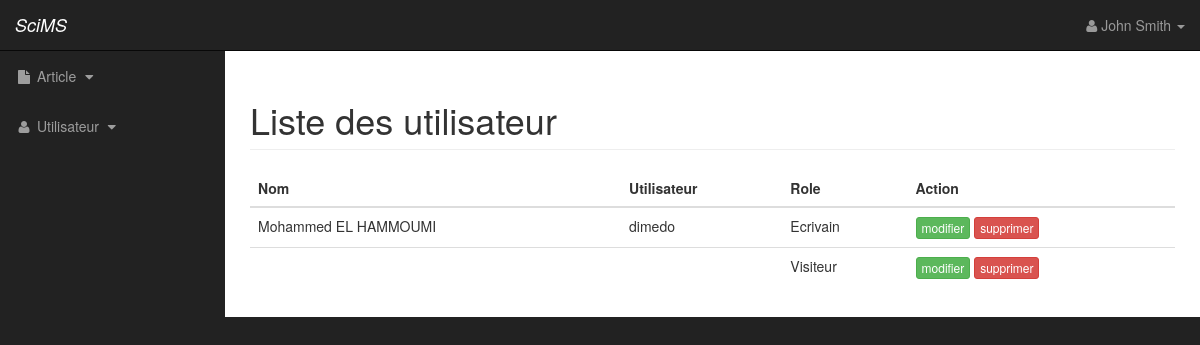
The app's page / (signed in) with its own data.
### tables this page shows
CREATE TABLE IF NOT EXISTS `user` (
  `id` int(11) NOT NULL AUTO_INCREMENT,
  `firstName` varchar(30) NOT NULL,
  `lastName` varchar(30) NOT NULL,
  `username` varchar(30) NOT NULL,
  `email` varchar(40) NOT NULL,
  `password` varchar(40) NOT NULL,
  `role` int(11) NOT NULL DEFAULT '3',
  PRIMARY KEY (`id`),
  UNIQUE KEY `username` (`username`),
  UNIQUE KEY `email` (`email`)
);

### src/Controller/UserController.php (called while the page is built, shortened)
<?php
class UserController extends Controller
{
    public function displayUsers()
    {
        $data = $this->getModel("user")->findAll();
        $this->render("users", "Liste des utilisateur", $data);
    }
}

### src/Entity/User.php (called while the page is built, shortened)
<?php
class User extends Entity
{
    private $id;
    private $firstName;
    private $lastName;
    private $username;
    private $role;
    public function getId()
    {
        return $this->id;
    }
    public function setId($id)
    {
        $this->id = $id;
    }
    public function getFirstName()
    {
        return $this->firstName;
    }
    public function setFirstName($firstName)
    {
        $this->firstName = $firstName;
    }
    public function getLastName()
    {
        return $this->lastName;
    }
    public function setLastName($lastName)
    {
        $this->lastName = $lastName;
    }
    public function getUsername()
    {
        return $this->username;
    }
    public function setUsername($username)
    {
        $this->username = $username;
    }
    public function setRole($role)
    {
        $this->role = $role;
    }
    public function displayRole()
    {
        switch ($this->role) {
            case User::WRITTER:
                return "Ecrivain";
            default:
                return "Visiteur";
        }
    }
}

### src/Core/Model.php (called while the page is built, shortened)
<?php
class Model
{
    private $dbConn;
    private $class;
    public function __construct($class = null)
    {
        $this->dbConn = DbConn::getInstance();
        $this->class = $class;
    }
    public function getDbConn()
    {
        return $this->dbConn;
    }
    public function findAll()
    {
        $query = "SELECT * FROM " . $this->class;
        $request = $this->getDbConn()->query($query);
        $data = $request->fetchAll(PDO::FETCH_ASSOC);
        foreach ($data as $row) {
            $id = $row['id'];
            $entities[$id] = new $this->class($row);
        }
        return $entities;
    }
}

### src/DbConn.php (called while the page is built, shortened)
<?php
class DbConn
{
    private $PDOInstance = null;
    private static $instance = null;
    private function __construct()
    {
        try {
            $this->PDOInstance = new PDO('mysql:dbname=' . self::DB . ';host=' . self::HOST, self::USER, self::PASSWORD);
            $this->PDOInstance->setAttribute(PDO::ATTR_ERRMODE, PDO::ERRMODE_EXCEPTION);
        } catch (Exception $e) {
            echo 'Erreur : ' . $e->getMessage() . '<br />';
            die();
        }
    }
    public static function getInstance()
    {
        if (is_null(self::$instance)) {
            self::$instance = new DbConn();
        }
        return self::$instance;
    }
    public function query($query)
    {
        return $this->PDOInstance->query($query);
    }
}

### views/user/users.php (the view, shortened to what this page needs)
<div class="col-lg-12">
    <div class="table-responsive">
        <table class="table table-hover">
            <thead>
            <tr>
                <th>Nom</th>
                <th>Utilisateur</th>
                <th>Role</th>
                <th>Action</th>
            </tr>
            </thead>
            <tbody>
            <?php
            foreach ($data as $user) {
                ?>
                <tr>
                    <td><?php echo $user->getFirstName() . " " . $user->getLastName(); ?></td>
                    <td><?php echo $user->getUserName(); ?></td>
                    <td><?php echo $user->displayRole(); ?></td>
                    <td>
                        <a href="<?php echo WEBROOT . "user/updateUser/" . $user->getId(); ?>"
                           class="span6 btn btn-success btn-xs">modifier</a>
                        <a href="#" class="span6 btn btn-danger btn-xs">supprimer</a>
                    </td>
                </tr>
                <?php
            }
            ?>
            </tbody>
        </table>
    </div>
</div>

### web/css/sb-admin.css (style rules this page uses)
body { margin-top: 100px; background-color: #222; }
@media (min-width:768px) { body { margin-top: 50px; } }

### records on screen
user: firstName "Mohammed", lastName "EL HAMMOUMI", username "dimedo", role "Ecrivain"
user: role "Visiteur"

### other values on screen
$title "Liste des utilisateur"
